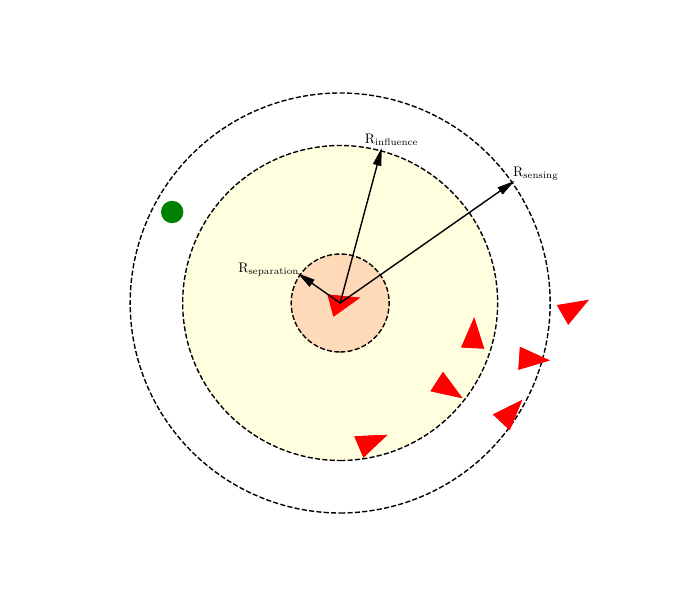

This chart was generated by the following Python code:
import matplotlib
import matplotlib.pyplot as plt
import numpy as np

# Enable LaTeX for text rendering
plt.rcParams['text.usetex'] = True
plt.rcParams['font.family'] = 'serif'
plt.rcParams['font.serif'] = 'Computer Modern'

# Example usage
center = (0, 0)
height = 4
base = 3


def plot_triangle(center, height, base, angle, color, ax):
    # Calculate the vertices of the triangle before rotation
    half_base = base / 2
    vertices = np.array([
        [-half_base, -height / 3],
        [half_base, -height / 3],
        [0, 2*height / 3]
    ])

    # Create a rotation matrix
    angle_rad = np.radians(angle)
    rotation_matrix = np.array([
        [np.cos(angle_rad), -np.sin(angle_rad)],
        [np.sin(angle_rad), np.cos(angle_rad)]
    ])

    # Rotate the vertices
    rotated_vertices = np.dot(vertices, rotation_matrix)

    # Translate vertices to the center
    translated_vertices = rotated_vertices + np.array(center)

    triangle = plt.Polygon(translated_vertices,
                           edgecolor=color, facecolor=color)

    # Plot the triangle
    ax.fill(*zip(*translated_vertices),
            edgecolor=color, facecolor=color)

    return triangle


def plot_robot(center, radius, color):
    return plt.Circle(center, radius, edgecolor=color, facecolor=color)


fig, ax = plt.subplots()
fig.set_size_inches(7, 6)


R_o = 7
R_avoid = 22.5
R_s = 30
head_length = 2
circle = plt.Circle(center, R_s, edgecolor='black',
                    facecolor='none', linestyle='--')
ax.add_patch(circle)
circle = plt.Circle(center, R_avoid, edgecolor='black',
                    facecolor='lightyellow', linestyle='--')
ax.add_patch(circle)
circle = plt.Circle(center, R_o, edgecolor='black',
                    facecolor='peachpuff', linestyle='--')
ax.add_patch(circle)

main_sheep = plot_triangle(center, height, base, 75, 'red', ax)
ax.add_patch(main_sheep)
sheep1 = plot_triangle((15, -12), height, base, 123, 'red', ax)
ax.add_patch(sheep1)
sheep2 = plot_triangle((24, -16), height, base, 43, 'red', ax)
ax.add_patch(sheep2)
sheep3 = plot_triangle((19, -5), height, base, 3, 'red', ax)
ax.add_patch(sheep3)
sheep4 = plot_triangle((27, -8), height, base, 94, 'red', ax)
ax.add_patch(sheep4)
sheep5 = plot_triangle((4, -20), height, base, 67, 'red', ax)
ax.add_patch(sheep5)
sheep6 = plot_triangle((33, -1), height, base, 60, 'red', ax)
ax.add_patch(sheep5)

# Robot
robot = plot_robot((-24, 13), 1.5, 'green')
ax.add_patch(robot)

angle = np.deg2rad(145)
x_end = center[0] + (R_o-head_length) * np.cos(angle)
y_end = center[1] + (R_o-head_length) * np.sin(angle)

# Draw the arrow
ax.arrow(center[0], center[1], x_end - center[0], y_end - center[1],
         head_width=1, head_length=head_length, fc='k', ec='k')
annotation = r'$\mathrm{R_{separation}}$'
ax.annotate(annotation, (x_end, y_end), textcoords="offset points",
            xytext=(-31, 7.5), ha='center')

angle = np.deg2rad(75)
x_end = center[0] + (R_avoid-head_length) * np.cos(angle)
y_end = center[1] + (R_avoid-head_length) * np.sin(angle)

# Draw the arrow
ax.arrow(center[0], center[1], x_end - center[0], y_end - center[1],
         head_width=1, head_length=head_length, fc='k', ec='k')

annotation = r'$\mathrm{R_{influence}}$'
ax.annotate(annotation, (x_end, y_end), textcoords="offset points",
            xytext=(10, 15), ha='center')

angle = np.deg2rad(35)
x_end = center[0] + (R_s-head_length) * np.cos(angle)
y_end = center[1] + (R_s-head_length) * np.sin(angle)

annotation = r'$\mathrm{R_{sensing}}$'
ax.annotate(annotation, (x_end, y_end), textcoords="offset points",
            xytext=(25, 10), ha='center')

# Draw the arrow
ax.arrow(center[0], center[1], x_end - center[0], y_end - center[1],
         head_width=1, head_length=head_length, fc='k', ec='k')

ax.axis('off')  # Disable the axis
ax.set_aspect('equal', adjustable='box')  # Maintain aspect ratio

plt.savefig('animal_radiuses.pdf', format='pdf')
